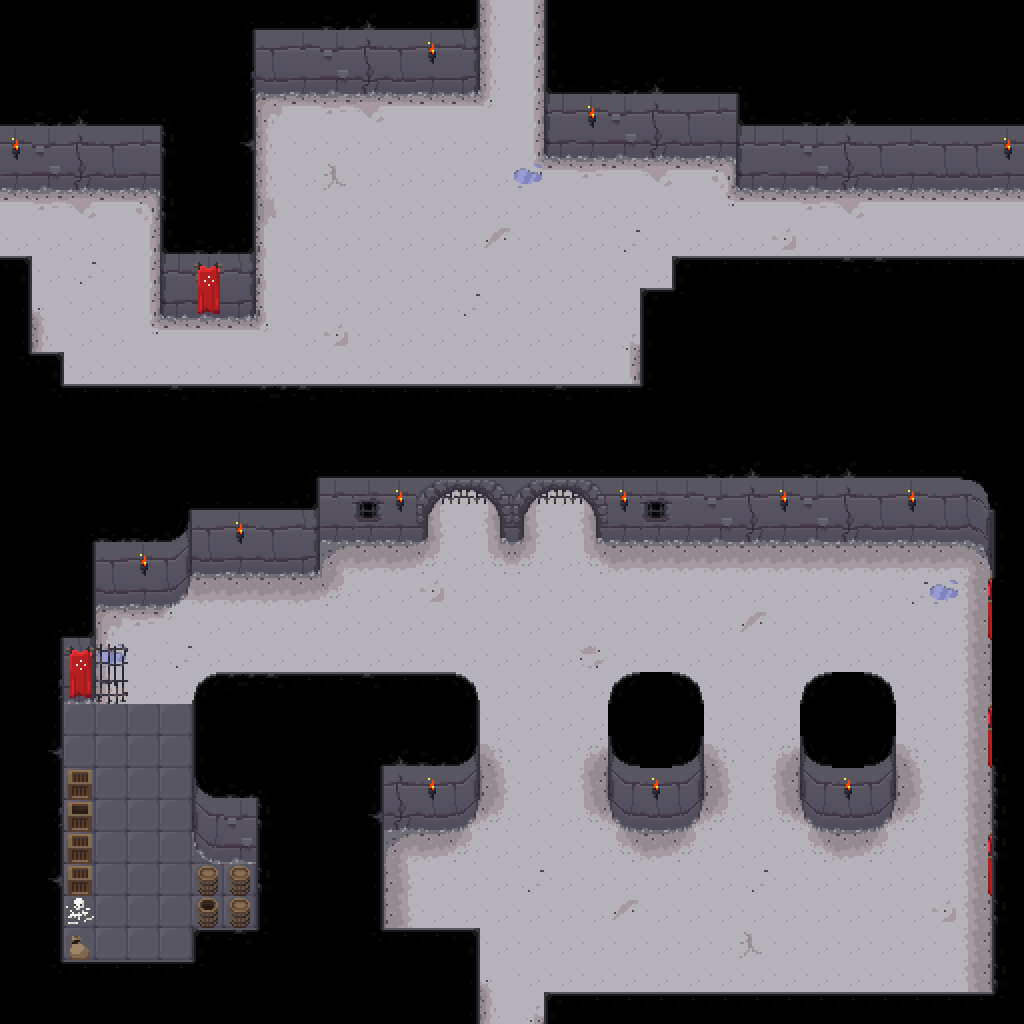

Rendered tile map (Tiled .tmx) drawn with the repository's tilesets; below, a short description and the map source with its tile grids summarised:
An orthogonal 32x32 tile map with 32x32 px tiles, 4 tile layers (ground, walls, objects, tops) and 59 objects (13x light, 3x zombie).

<map version="1.0" orientation="orthogonal" width="32" height="32" tilewidth="32" tileheight="32">
 <tileset firstgid="1" name="dungeon tileset calciumtrice" tilewidth="32" tileheight="32">
  <image source="../textures/spritesheets/dungeon tileset calciumtrice.png" width="960" height="808" />
 </tileset>
 <layer name="ground" width="32" height="32">
  <data>[1024 cells, 1024 non-empty, 30 distinct tile ids]</data>
 </layer>
 <layer name="walls" width="32" height="32">
  <data>[1024 cells, 187 non-empty, 26 distinct tile ids]</data>
 </layer>
 <layer name="objects" width="32" height="32">
  <data>[1024 cells, 42 non-empty, 13 distinct tile ids]</data>
 </layer>
 <layer name="tops" width="32" height="32">
  <data>[1024 cells, 443 non-empty, 29 distinct tile ids]</data>
 </layer>
 <objectgroup name="colliderWalls" width="0" height="0">
  <object x="0" y="0" width="480" height="96" />
  <object x="0" y="96" width="256" height="96" />
  <object x="160" y="192" width="96" height="128" />
  <object x="544" y="0" width="480" height="160" />
  <object x="736" y="160" width="288" height="32" />
  <object x="0" y="288" width="32" height="96" />
  <object x="0" y="384" width="64" height="32" />
  <object x="672" y="288" width="352" height="32" />
  <object x="640" y="320" width="384" height="96" />
  <object x="0" y="416" width="416" height="128" />
  <object x="608" y="416" width="416" height="128" />
  <object x="0" y="544" width="320" height="32" />
  <object x="0" y="576" width="160" height="32" />
  <object x="0" y="608" width="96" height="96" />
  <object x="0" y="704" width="64" height="288" />
  <object x="192" y="960" width="288" height="32" />
  <object x="0" y="992" width="480" height="32" />
  <object x="192" y="704" width="288" height="96" />
  <object x="192" y="800" width="256" height="32" />
  <object x="224" y="832" width="160" height="32" />
  <object x="256" y="864" width="128" height="96" />
  <object x="608" y="704" width="96" height="96" />
  <object x="640" y="800" width="32" height="32" />
  <object x="800" y="704" width="96" height="96" />
  <object x="832" y="800" width="32" height="32" />
  <object x="992" y="544" width="32" height="480" />
  <object x="96" y="672" width="32" height="32" />
  <object x="64" y="768" width="32" height="128" />
  <object x="64" y="928" width="32" height="32" />
  <object x="192" y="864" width="64" height="64" />
  <object x="416" y="480" width="16" height="64" />
  <object x="512" y="480" width="16" height="64" />
  <object x="592" y="480" width="16" height="64" />
  <object x="496" y="480" width="16" height="64" />
  <object x="496" y="416" width="16" height="64" />
  <object x="512" y="416" width="16" height="64" />
  <object x="672" y="800" width="16" height="16" />
  <object x="624" y="800" width="16" height="16" />
  <object x="816" y="800" width="16" height="16" />
  <object x="864" y="800" width="16" height="16" />
  <object x="448" y="800" width="16" height="16" />
  <object x="160" y="576" width="16" height="16" />
  <object x="208" y="832" width="16" height="16" />
 </objectgroup>
 <objectgroup name="lights" width="32" height="32">
  <object name="light" x="992" y="128" width="32" height="32" />
  <object name="light" x="0" y="128" width="32" height="32" />
  <object name="light" x="416" y="32" width="32" height="32" />
  <object name="light" x="576" y="96" width="32" height="32" />
  <object name="light" x="896" y="480" width="32" height="32" />
  <object name="light" x="768" y="480" width="32" height="32" />
  <object name="light" x="608" y="480" width="32" height="32" />
  <object name="light" x="384" y="480" width="32" height="32" />
  <object name="light" x="224" y="512" width="32" height="32" />
  <object name="light" x="128" y="544" width="32" height="32" />
  <object name="light" x="416" y="768" width="32" height="32" />
  <object name="light" x="640" y="768" width="32" height="32" />
  <object name="light" x="832" y="768" width="32" height="32" />
 </objectgroup>
 <objectgroup name="monsters" width="32" height="32">
  <object name="zombie" x="352" y="224" width="32" height="32" />
  <object name="zombie" x="768" y="640" width="32" height="32" />
  <object name="zombie" x="96" y="864" width="32" height="32" />
 </objectgroup>
</map>
